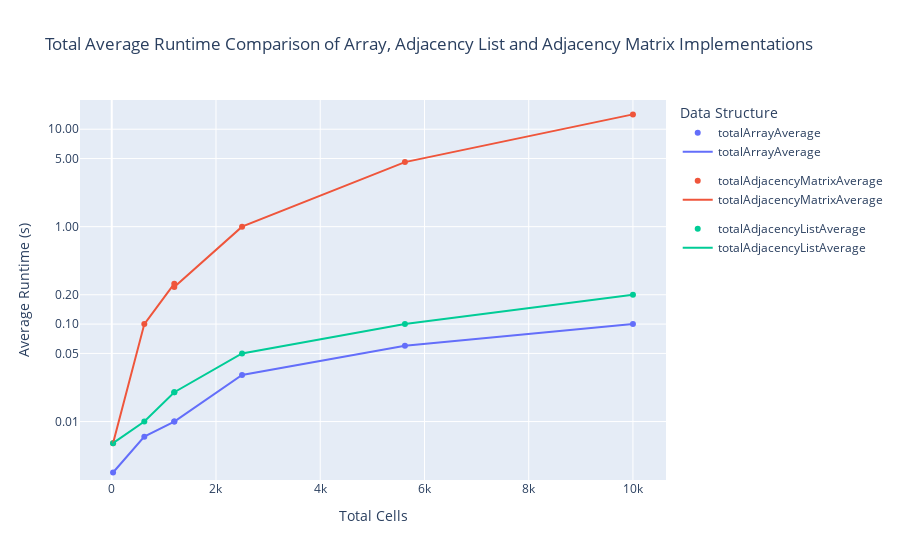

Notebook source saved alongside this figure:
### Code cell
import plotly.graph_objects as go
import plotly.express as px

# Create the scatter plot
fig_scatter = px.scatter(
    data_frame=totalRuntimeAverageDF,
    x='totalCells',
    y=['totalArrayAverage', 'totalAdjacencyMatrixAverage', 'totalAdjacencyListAverage'],
    labels={'value': 'Average Runtime (s)', 'variable': 'Data Structure'},
    title='Total Cells vs. Average Runtime for Different Data Structures'
)

# Create the line plot
fig_line = px.line(
    data_frame=totalRuntimeAverageDF,
    x='totalCells',
    y=['totalArrayAverage', 'totalAdjacencyMatrixAverage', 'totalAdjacencyListAverage'],
    labels={'value': 'Average Runtime (s)', 'variable': 'Data Structure'},
)

# Combine the scatter and line plots
fig_combine = go.Figure(data=fig_scatter.data + fig_line.data)

# Update the layout with logarithmic y-axis
fig_combine.update_layout(
    title='Total Average Runtime Comparison of Array, Adjacency List and Adjacency Matrix Implementations',
    xaxis_title='Total Cells',
    yaxis_title='Average Runtime (s)',
    legend_title='Data Structure',
    yaxis_type='log',
    yaxis_tickformat='.2f',  # Display tick labels with 2 decimal places
    yaxis_tickvals=[0, 0.01, 0.05, 0.1, 0.2, 1, 5, 10, 20],  # Custom tick values
    yaxis_range=[-2.6, 1.3],  # Set the y-axis range to accommodate the custom tick values
)

fig_combine.show()

### Figure 1 — Plotly figure (JSON) as saved in the notebook; plotly's stock layout.template omitted (floating-point values rounded to 4 significant figures)
{"data": [{"hovertemplate": "Data Structure=totalArrayAverage<br>totalCells=%{x}<br>Average Runtime (s)=%{y}<extra></extra>", "legendgroup": "totalArrayAverage", "marker": {"color": "#636efa", "symbol": "circle"}, "mode": "markers", "name": "totalArrayAverage", "orientation": "v", "showlegend": true, "type": "scatter", "x": [25, 625, 1200, 1200, 2500, 5625, 10000], "xaxis": "x", "y": [0.003, 0.007, 0.01, 0.01, 0.03, 0.06, 0.1], "yaxis": "y"}, {"hovertemplate": "Data Structure=totalAdjacencyMatrixAverage<br>totalCells=%{x}<br>Average Runtime (s)=%{y}<extra></extra>", "legendgroup": "totalAdjacencyMatrixAverage", "marker": {"color": "#EF553B", "symbol": "circle"}, "mode": "markers", "name": "totalAdjacencyMatrixAverage", "orientation": "v", "showlegend": true, "type": "scatter", "x": [25, 625, 1200, 1200, 2500, 5625, 10000], "xaxis": "x", "y": [0.006, 0.1, 0.26, 0.24, 1, 4.6, 14.2], "yaxis": "y"}, {"hovertemplate": "Data Structure=totalAdjacencyListAverage<br>totalCells=%{x}<br>Average Runtime (s)=%{y}<extra></extra>", "legendgroup": "totalAdjacencyListAverage", "marker": {"color": "#00cc96", "symbol": "circle"}, "mode": "markers", "name": "totalAdjacencyListAverage", "orientation": "v", "showlegend": true, "type": "scatter", "x": [25, 625, 1200, 1200, 2500, 5625, 10000], "xaxis": "x", "y": [0.006, 0.01, 0.02, 0.02, 0.05, 0.1, 0.2], "yaxis": "y"}, {"hovertemplate": "Data Structure=totalArrayAverage<br>totalCells=%{x}<br>Average Runtime (s)=%{y}<extra></extra>", "legendgroup": "totalArrayAverage", "line": {"color": "#636efa", "dash": "solid"}, "marker": {"symbol": "circle"}, "mode": "lines", "name": "totalArrayAverage", "orientation": "v", "showlegend": true, "type": "scatter", "x": [25, 625, 1200, 1200, 2500, 5625, 10000], "xaxis": "x", "y": [0.003, 0.007, 0.01, 0.01, 0.03, 0.06, 0.1], "yaxis": "y"}, {"hovertemplate": "Data Structure=totalAdjacencyMatrixAverage<br>totalCells=%{x}<br>Average Runtime (s)=%{y}<extra></extra>", "legendgroup": "totalAdjacencyMatrixAverage", "line": {"color": "#EF553B", "dash": "solid"}, "marker": {"symbol": "circle"}, "mode": "lines", "name": "totalAdjacencyMatrixAverage", "orientation": "v", "showlegend": true, "type": "scatter", "x": [25, 625, 1200, 1200, 2500, 5625, 10000], "xaxis": "x", "y": [0.006, 0.1, 0.26, 0.24, 1, 4.6, 14.2], "yaxis": "y"}, {"hovertemplate": "Data Structure=totalAdjacencyListAverage<br>totalCells=%{x}<br>Average Runtime (s)=%{y}<extra></extra>", "legendgroup": "totalAdjacencyListAverage", "line": {"color": "#00cc96", "dash": "solid"}, "marker": {"symbol": "circle"}, "mode": "lines", "name": "totalAdjacencyListAverage", "orientation": "v", "showlegend": true, "type": "scatter", "x": [25, 625, 1200, 1200, 2500, 5625, 10000], "xaxis": "x", "y": [0.006, 0.01, 0.02, 0.02, 0.05, 0.1, 0.2], "yaxis": "y"}], "layout": {"autosize": true, "legend": {"title": {"text": "Data Structure"}}, "title": {"text": "Total Average Runtime Comparison of Array, Adjacency List and Adjacency Matrix Implementations"}, "xaxis": {"autorange": true, "range": [-586.0, 10610.0], "title": {"text": "Total Cells"}, "type": "linear"}, "yaxis": {"range": [-2.6, 1.3], "tickformat": ".2f", "tickvals": [0, 0.01, 0.05, 0.1, 0.2, 1, 5, 10, 20], "title": {"text": "Average Runtime (s)"}, "type": "log"}}}
